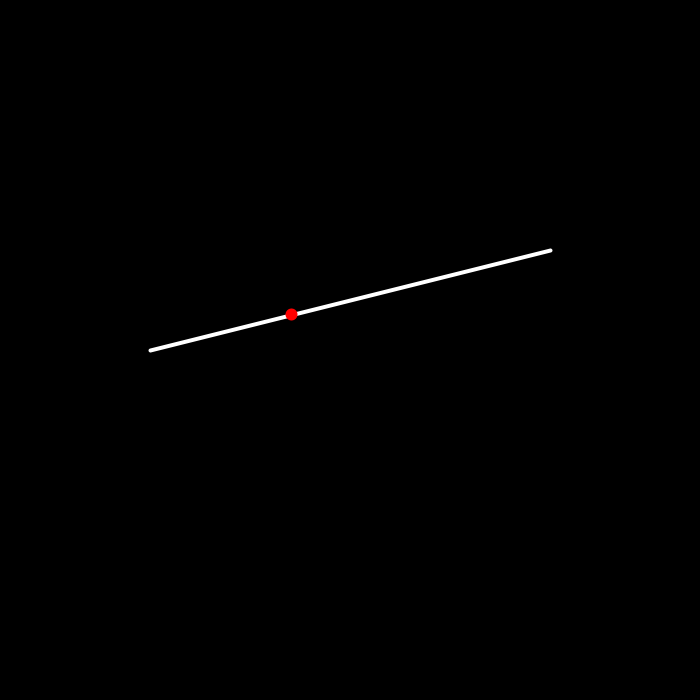
Frame 1 (no input)
Frame 60 (the mouse pressed at the canvas centre just before this capture): identical to frame 1, image omitted
Frame 120 (the mouse held since frame 60 and released just before this capture): identical to frame 1, image omitted

The Processing sketch that drew this single still picture (run headless with seeded random() and noise(); from frame 60 on, the mouse is pressed at the canvas centre):

// Processing sketch: PointOnALine
// ── PointOnALine.pde
PVector a;
PVector b;
float u;
float v;
void setup() {
  size(700, 700);
  a = new PVector(width / 2 - 200, height / 2);
  b = new PVector(width / 2 + 200, height / 2 - 100);
  u = random(1);
  v = 1 - u;
} 

void draw() {
  background(0);
  println("("+u+", "+v+")");
  v = 1 - u;
  //to keep the point in line 
  if (v + u != 1 || v < 0) {
    noLoop();
  } 
  strokeWeight(4);
  stroke(255);
  line(a.x, a.y, b.x, b.y);
  PVector A = a.get();
  PVector B = b.get();
  PVector p = A.mult(u).add(B.mult(v));
  stroke(255, 0, 0);
  strokeWeight(12);
  point(p.x, p.y);
} 

void mouseDragged() {
  u = map(mouseX, width, 0, 0, 1);
} 

void keyPressed() {
  if(key == ' ') {
    u = 1;
  } else {
    u = 0;
  } 
  // Barycentric co - ordinates are defined for point as (u, v) 
  // are the baycentric co - ordinates of point p with respect 
  // to A and B 
  // Baycentric co - ordinates of A = (1, 0) and B = (0, 1).
  
} 
